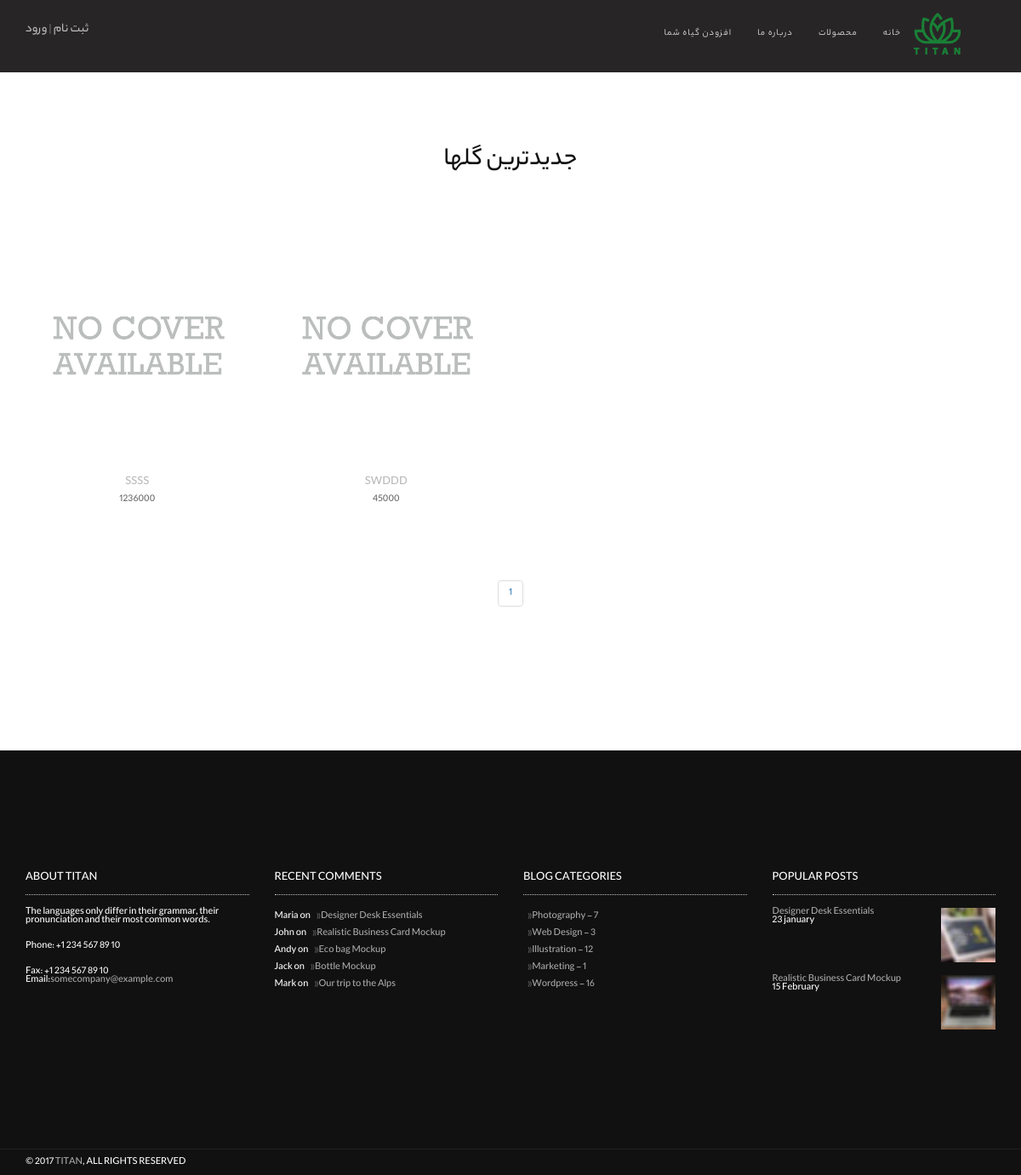
The page /flowers/ on the database as committed earlier.
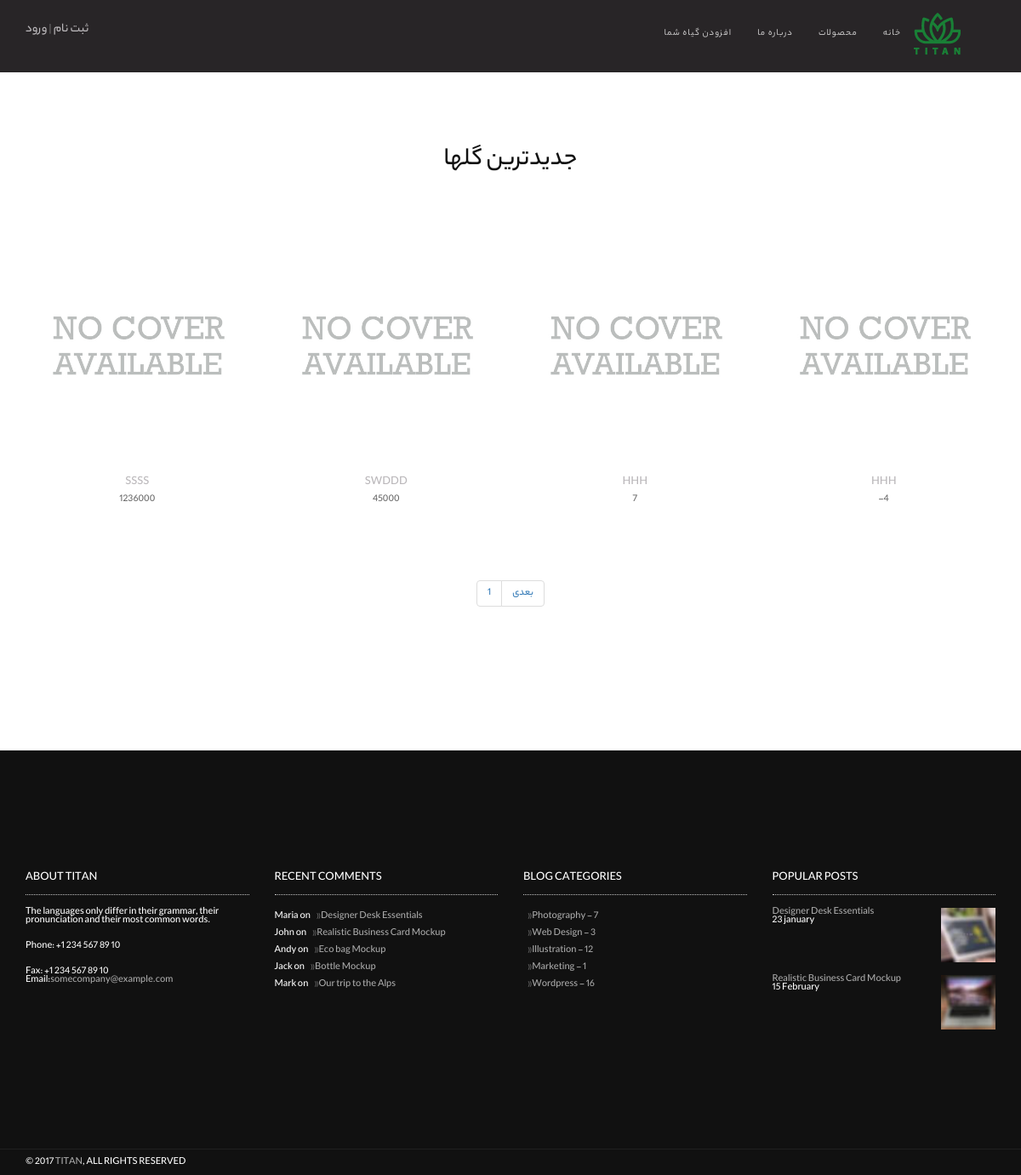
The same page on the database as committed later.
### flowers/models.py (models this page shows, shortened)
class Flower(models.Model):
    title = models.CharField(max_length=225)
    seller = models.CharField(max_length=225)
    description = models.TextField()
    price = models.IntegerField()
    cover = models.ImageField(upload_to='covers/', blank=True)
    def get_absolute_url(self):
        return reverse('flower_detail', args=[self.id])

### flowers/views.py (the view)
# urls.py: path('', views.FlowerListView.as_view(), name='flower_list'),
class FlowerListView(generic.ListView):
    model = Flower
    template_name = 'flowers/flower_list.html'
    context_object_name = 'flowers'
    paginate_by = 4

### flowers/templates/flowers/flower_list.html (shortened to what this page needs)
{% extends '_base.html' %}
{% load static %}
{% load flower_tags %}
{% block content %}
    <section class="module-small" style="padding: 146px 0;">
        <div class="container">
            <div class="row">
                <div class="col-sm-6 col-sm-offset-3">
                    <h2 class="module-title" style="letter-spacing: 0;">جدیدترین گلها</h2>
                </div>
            </div>
            <div class="row multi-columns-row">
                {% for flower in flowers %}
                    <a href="{{ flower.get_absolute_url }}">
                        <div class="col-sm-6 col-md-3 col-lg-3">
                            <div class="shop-item">
                                <div class="shop-item-image">
                                    {% if flower.cover %}
                                        <img src="{{ flower.cover.url }}" alt="Accessories Pack"/>
                                    {% else %}
                                        <img src="{% static 'assets/images/shop/No_Cover.jpg' %}"
                                             alt="Accessories Pack"/>
                                    {% endif %}
                                </div>
                                <h4 class="shop-item-title font-alt"><a href="#">{{ flower.description }}</a></h4>
                                <p>{{ flower.price }}</p>
                            </div>
                        </div>
                    </a>
                {% endfor %}
            </div>
            <div class="row mt-30">
                <div class="col-sm-12 align-center">
                    <nav aria-label="Page navigation">
                <ul class="pagination justify-content-center">
                    <li class="page-item"><a class="page-link" href="#">{{ page_obj.number }}</a></li>
                    {% if page_obj.has_next %}
                        <li class="page-item"><a class="page-link" href="?page={{ page_obj.next_page_number }}">بعدی</a></li>
                    {% endif %}
                </ul>
            </nav>
                </div>
            </div>
        </div>
    </section>
{% endblock %}

### templates/_base.html (shortened to what this page needs)
{% load static %}
<!DOCTYPE html>
<html lang="en-US" dir="ltr">
<head>
    <link href="{% static 'assets/lib/bootstrap/dist/css/bootstrap.min.css' %}" rel="stylesheet">
    <link href="{% static 'assets/lib/animate.css/animate.css' %}" rel="stylesheet">
    <link href="{% static 'assets/lib/flexslider/flexslider.css' %}" rel="stylesheet">
    <link href="{% static 'assets/lib/owl.carousel/dist/assets/owl.carousel.min.css' %}" rel="stylesheet">
    <link href="{% static 'assets/lib/owl.carousel/dist/assets/owl.theme.default.min.css' %}" rel="stylesheet">
    <link href="{% static 'assets/lib/magnific-popup/dist/magnific-popup.css' %}" rel="stylesheet">
    <link href="{% static 'assets/lib/simple-text-rotator/simpletextrotator.css' %}" rel="stylesheet">
    <link href="{% static 'assets/css/style-rtl.css' %}" rel="stylesheet">
    <link id="color-scheme" href="{% static 'assets/css/colors/default.css' %}" rel="stylesheet">
</head>
<body data-spy="scroll" data-target=".onpage-navigation" data-offset="60">
<main>
    <nav class="navbar navbar-custom navbar-fixed-top navbar-transparent" style="background-color:
#282527" role="navigation">
        <div class="container" dir="rtl">
            <div class="navbar-header">
                {% if user.is_authenticated %}
                   <div class="font-alt mb-30 titan-title-size-1" style="    padding-top: 15px;" >خوش آمدی {{ user.username }} | <a href="{% url 'logout' %}">خروج</a></div>
                 {% else %}
                    <div class="font-alt mb-30 titan-title-size-1" style="    padding-top: 15px;" ><a href="{% url 'signup' %}">ثبت نام</a> | <a  href="{% url 'login' %}">ورود</a></div>
                {% endif %}
            </div>
            <div class="collapse navbar-collapse" id="custom-collapse">
                <ul class="nav navbar-nav navbar-right">
                    <li ><a href="{% url 'flower_create' %}">افزودن گیاه شما</a>
                    </li>
                    <li ><a href="documentation.html">درباره ما</a>
                    </li>
                    <li ><a href="{% url 'flower_list' %}">محصولات</a>
                    </li>
                    <li ><a href="{% url 'home' %}">خانه</a>
                    </li>
                    <a class="navbar-brand" style="padding-top: 0px;" href="{% url 'flower_list' %}"><img src="{% static 'assets/images/logo/lg.png' %}"></a>
                </ul>
            </div>
        </div>
    </nav>
    {% block content %}{% endblock %}
    <div class="module-small bg-dark">
        <div class="container">
            <div class="row">
                <div class="col-sm-3">
                    <div class="widget">
                        <h5 class="widget-title font-alt">About Titan</h5>
                        <p>The languages only differ in their grammar, their pronunciation and their most common
                            words.</p>
                        <p>Phone: +1 234 567 89 10</p>Fax: +1 234 567 89 10
                        <p>Email:<a href="#">somecompany@example.com</a></p>
                    </div>
                </div>
                <div class="col-sm-3">
                    <div class="widget">
                        <h5 class="widget-title font-alt">Recent Comments</h5>
                        <ul class="icon-list">
                            <li>Maria on <a href="#">Designer Desk Essentials</a></li>
                            <li>John on <a href="#">Realistic Business Card Mockup</a></li>
                            <li>Andy on <a href="#">Eco bag Mockup</a></li>
                            <li>Jack on <a href="#">Bottle Mockup</a></li>
                            <li>Mark on <a href="#">Our trip to the Alps</a></li>
                        </ul>
                    </div>
                </div>
                <div class="col-sm-3">
                    <div class="widget">
                        <h5 class="widget-title font-alt">Blog Categories</h5>
                        <ul class="icon-list">
                            <li><a href="#">Photography - 7</a></li>
                            <li><a href="#">Web Design - 3</a></li>
                            <li><a href="#">Illustration - 12</a></li>
                            <li><a href="#">Marketing - 1</a></li>
                            <li><a href="#">Wordpress - 16</a></li>
                        </ul>
                    </div>
                </div>
                <div class="col-sm-3">
                    <div class="widget">
                        <h5 class="widget-title font-alt">Popular Posts</h5>
                        <ul class="widget-posts">
                            <li class="clearfix">
                                <div class="widget-posts-image"><a href="#"><img
                                        src="{% static 'assets/images/rp-1.jpg' %}"
                                        alt="Post Thumbnail"/></a></div>
                                <div class="widget-posts-body">
                                    <div class="widget-posts-title"><a href="#">Designer Desk Essentials</a></div>
                                    <div class="widget-posts-meta">23 january</div>
                                </div>
                            </li>
                            <li class="clearfix">
                                <div class="widget-posts-image"><a href="#"><img
                                        src="{% static 'assets/images/rp-2.jpg' %}"
                                        alt="Post Thumbnail"/></a></div>
                                <div class="widget-posts-body">
                                    <div class="widget-posts-title"><a href="#">Realistic Business Card Mockup</a></div>
                                    <div class="widget-posts-meta">15 February</div>
                                </div>
                            </li>
                        </ul>
                    </div>
                </div>
            </div>
        </div>
    </div>
    <footer class="footer bg-dark">
        <div class="container">
            <div class="row">
                <div class="col-sm-6">
                    <p class="copyright font-alt">&copy; 2017&nbsp;<a href="index.html">TitaN</a>, All Rights Reserved
                    </p>
                </div>
                <div class="col-sm-6">
                    <div class="footer-social-links"><a href="#"></a>
                    </div>
                </div>
            </div>
        </div>
    </footer>
</main>
</body>
</html>

### static/assets/css/style-rtl.css (style rules this page uses)
* { font-family: 'Yekanbakh', sans-serif; line-height: 1rem; }
html { overflow-y: scroll; overflow-x: hidden; -ms-overflow-style: scrollbar; }
body { background: #fff; font: 400 12px/1.8 "Open Sans", sans-serif; color: #666; -webkit-font-smoothing: antialiased; }
img { max-width: 100%; height: auto; }
.align-center { text-align: center; }
a, .btn { transition: all 0.125s ease-in-out 0s; }
.module, .module-small { position: relative; padding: 140px 0; background-repeat: no-repeat; background-position: 50% 50%; background-size: cover; }
.bg-dark, .bg-dark-30, .bg-dark-60, .bg-dark-90, .bg-dark .module-title, .bg-dark-30 .module-title, .bg-dark-60 .module-title, .bg-dark-90 .module-title, .bg-dark .module-subtitle, .bg-dark-30 .module-subtitle, .bg-dark-60 .module-subtitle, .bg-dark-90 .module-subtitle, .bg-dark .alt-module-subtitle h5, .bg-dark-30 .alt-module-subtitle h5, .bg-dark-60 .alt-module-subtitle h5, .bg-dark-90 .alt-module-subtitle h5 { color: #fff; }
.bg-dark { background: #111; }
.mt-30 { margin-top: 30px !important; }
.mb-30 { margin-bottom: 30px !important; }
a { color: #bab7ba; }
.bg-dark a { color: #aaa; }
h1, h2, h3, h4, h5, h6 { line-height: 1.4; font-weight: 400; }
p, ol, ul, blockquote { margin: 0 0 20px; }
.font-alt { font-family: "Yekanbakh", sans-serif; text-transform: uppercase; letter-spacing: 0; }
.module-title { position: relative; letter-spacing: 4px; text-align: center; font-weight: 400; font-size: 30px; color: #111; margin: 0 0 70px; }
.navbar-custom { background-color: rgba(10, 10, 10, 0.9); border: 0; border-radius: 0; z-index: 1000; font-family: "Yekanbakh", sans-serif; text-transform: uppercase; letter-spacing: 1px; font-size: 11px; transition: background, padding 0.4s ease-in-out 0s; }
.navbar a { transition: color 0.125s ease-in-out 0s; }
.navbar-custom .navbar-brand { letter-spacing: 4px; font-weight: 400; font-size: 22px; color: #fff; }
.navbar-custom .nav li > a { position: relative; color: rgba(255, 255, 255, 0.7); }
.titan-title-size-1 { letter-spacing: 0px; font-size: 15px; }
.footer { padding: 10px 0; }
.footer .copyright { margin: 0; }
.footer .footer-social-links { text-align: left; }
.pagination a { border: 1px solid #eaeaea; display: inline-block; text-transform: uppercase; text-align: center; color: #999; padding: 4px 12px; }
.widget .widget-title { border-bottom: 1px dotted #c2c2c2; font-size: 14px; padding: 0 0 10px; margin: 0 0 15px; }
.widget ul { list-style: none; padding: 0; margin: 0; }
.widget .icon-list li { padding: 5px 0; }
.widget .icon-list li a:before { content: "\00BB"; color: #666666; padding-left: 5px; }
.widget-posts li { margin: 0 0 15px; }
.widget-posts li:last-child { margin: 0; }
.widget-posts-image { float: right; width: 64px; }
.widget-posts-body { margin-right: 74px; }
.shop-item { text-align: center; margin: 0 0 40px; }
.shop-item-image { position: relative; overflow: hidden; }
.shop-item-image img { width: 100%; }
.shop-item-detail, .shop-item-image:after { transition: all 0.4s ease-in-out 0s; }
.shop-item-image:after { position: absolute; display: block; content: ""; height: 100%; width: 100%; right: 0; top: 0; }
.shop-item-title { font-weight: 400; font-size: 14px; color: #111; margin: 15px 0 5px; }
@media (min-width: 768px) { .navbar-transparent { background: transparent; padding-bottom: 15px; padding-top: 15px; } }

Rows that differ between the two databases and show on the page:
added Flower: description "HHH", price "7"
added Flower: description "HHH", price "-4"
Other text that changed with them:
text now shown: "بعدی"
